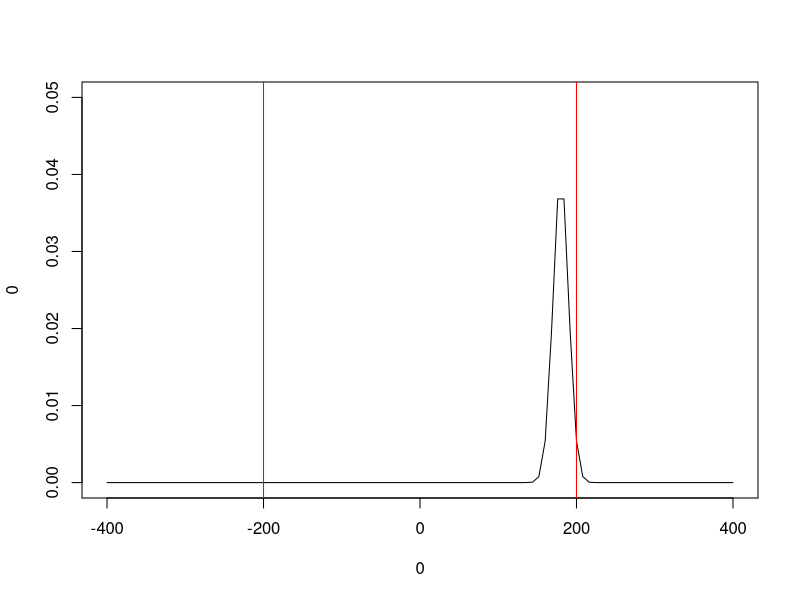

Here is the R script that generated this plot:
SD <- 10
xmin <- -400
xmax <- 400
sap <- 200
cnt <- 180

plot(0, 0, type = "n", xlim = c(xmin, xmax), ylim = c(0, 0.05))
curve(dnorm(x, mean = cnt, sd = SD), from = xmin, to = xmax, add = TRUE)
abline(v = c(-sap, sap), col = "red")
